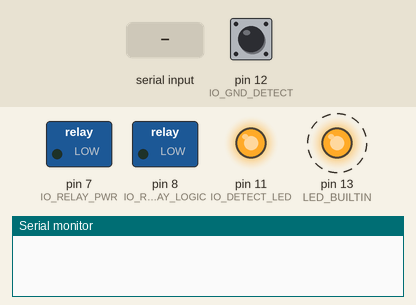
A sketch run on a simulated Arduino Uno, built with avr-gcc and run on an emulated ATmega328P. On the bench: switched loads named in the sketch (green lamp = pin HIGH), output pins drawn as LEDs (lit = HIGH), the last lines printed to the serial monitor. Dashed ring = blinking. The test bench sets the inputs (shaded band); at power-on: pin 12 (IO_GND_DETECT) HIGH.

Above: at 1.2 s.
1.3 s: "PowerOn\n" received over Serial
At 3.8 s:
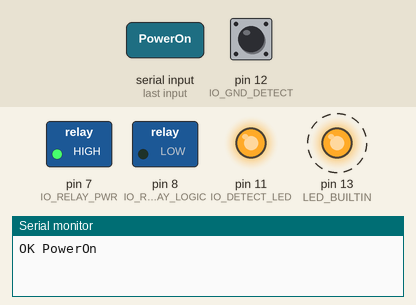
4.3 s: "LogicOn\n" received over Serial
At 5.9 s:
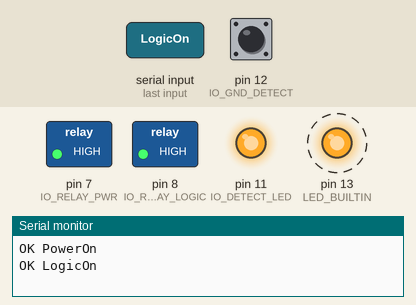
7.3 s: pin 12 (IO_GND_DETECT) pulled LOW for 0.15 s
At 7.38 s:
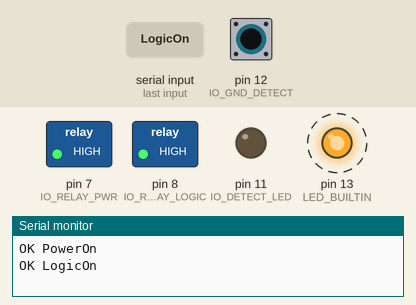
10.3 s: "PowerOff\n" received over Serial
At 12.0 s:
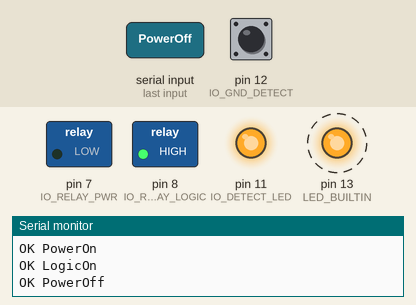
13.3 s: pin 12 (IO_GND_DETECT) pulled LOW for 1 s
At 13.7 s:
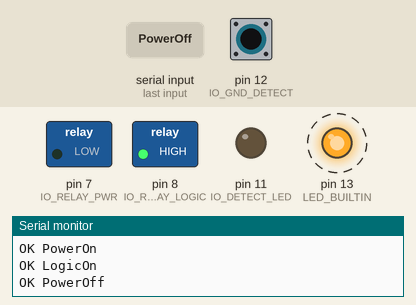
16.3 s: pin 12 (IO_GND_DETECT) pulled LOW for 0.15 s
At 19.2 s:
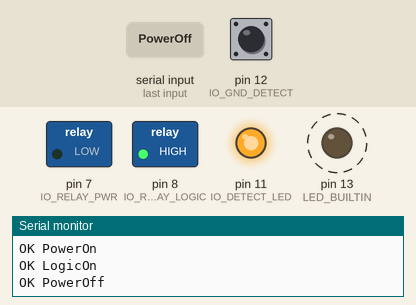
Timing chart, 0 to 20.3 s (numbered marks = the images above; inputs shaded):
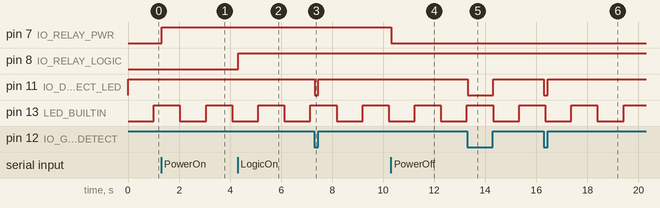

Measured:
- after the input at 1.3 s, pin 7 (IO_RELAY_PWR): LOW → HIGH at once
- after the input at 4.3 s, pin 8 (IO_RELAY_LOGIC): LOW → HIGH at once
- after the input at 7.3 s, pin 11 (IO_DETECT_LED): HIGH → LOW at once, → HIGH 0.15 s later
- after the input at 10.3 s, pin 7 (IO_RELAY_PWR): HIGH → LOW at once
- after the input at 13.3 s, pin 11 (IO_DETECT_LED): HIGH → LOW at once, → HIGH 1.0 s later
- after the input at 16.3 s, pin 11 (IO_DETECT_LED): HIGH → LOW at once, → HIGH 0.15 s later
- by itself, pin 13 (LED_BUILTIN): alternates HIGH for 1.0 s and LOW for 1.0 s

The sketch:

proghead.ino
```cpp
#define IO_RELAY_PWR 7
#define IO_RELAY_LOGIC 8
#define IO_GND_DETECT 12
#define IO_DETECT_LED 11

void setup() {
  // put your setup code here, to run once:

  pinMode(IO_RELAY_PWR, OUTPUT);
  pinMode(IO_RELAY_LOGIC, OUTPUT);
  pinMode(LED_BUILTIN, OUTPUT);
  pinMode(IO_GND_DETECT, INPUT_PULLUP);
  pinMode(IO_DETECT_LED, OUTPUT);

  Serial.begin(9600); // Start serial communication
}

void loop() {
  static char command[32];
  static uint8_t commandIndex = 0;
  static uint8_t counter = 0;
  static bool flip = false;

  digitalWrite(IO_DETECT_LED, digitalRead(IO_GND_DETECT));


  if (counter++ > 100) {
    counter = 0;
    flip = !flip;

    digitalWrite(LED_BUILTIN, flip);
  }
  delay(10);

  while (Serial.available() > 0) {
    char incomingChar = Serial.read();

    if (incomingChar == '\n' || incomingChar == '\r') { // Command is terminated by newline or carriage return
      command[commandIndex] = '\0'; // Null-terminate the string

      // Process the received command
      if (strcmp(command, "PowerOn") == 0) {
        digitalWrite(IO_RELAY_PWR, HIGH);
        Serial.println("OK PowerOn");
      } else if (strcmp(command, "PowerOff") == 0) {
        digitalWrite(IO_RELAY_PWR, LOW);
        Serial.println("OK PowerOff");
      } else if (strcmp(command, "LogicOn") == 0) {
        digitalWrite(IO_RELAY_LOGIC, HIGH);
        Serial.println("OK LogicOn");
      } else if (strcmp(command, "LogicOff") == 0) {
        digitalWrite(IO_RELAY_LOGIC, LOW);
        Serial.println("OK LogicOff");
      } else if (strcmp(command, "AllOn") == 0) {
        digitalWrite(IO_RELAY_PWR, HIGH);
        digitalWrite(IO_RELAY_LOGIC, HIGH);
        Serial.println("OK AllOn");
      } else if (strcmp(command, "AllOff") == 0) {
        digitalWrite(IO_RELAY_PWR, LOW);
        digitalWrite(IO_RELAY_LOGIC, LOW);
        Serial.println("OK AllOff");
      } else if (strcmp(command, "Stat") == 0) {
        if (digitalRead(IO_GND_DETECT)) {
          Serial.println("CONTACT NOT FOUND");
        } else {
          Serial.println("CONTACT PRESENT");
        }
      } else {
        Serial.println("ERROR");
      }

      // Reset command buffer
      commandIndex = 0;
      memset(command, 0, sizeof(command));
    } else {
      // Add character to buffer if space is available
      if (commandIndex < sizeof(command) - 1) {
        command[commandIndex++] = incomingChar;
      }
    }
  }
}
```
